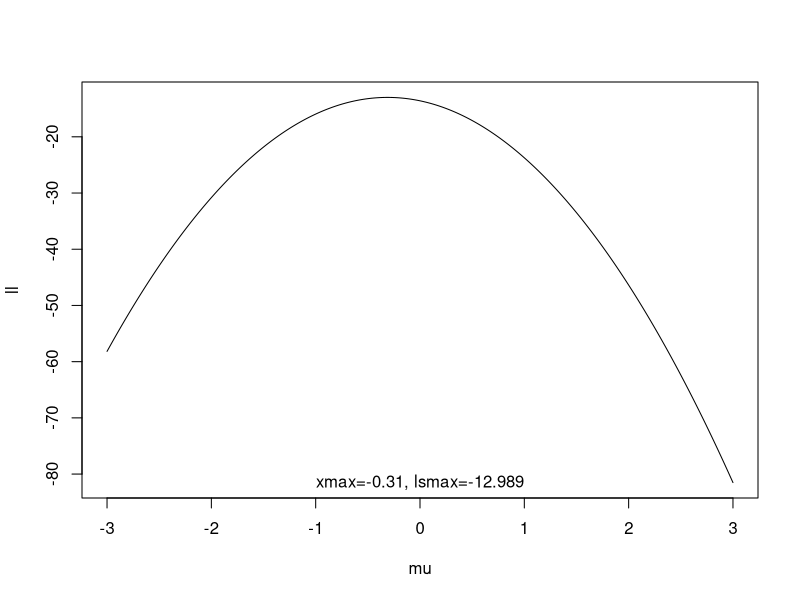
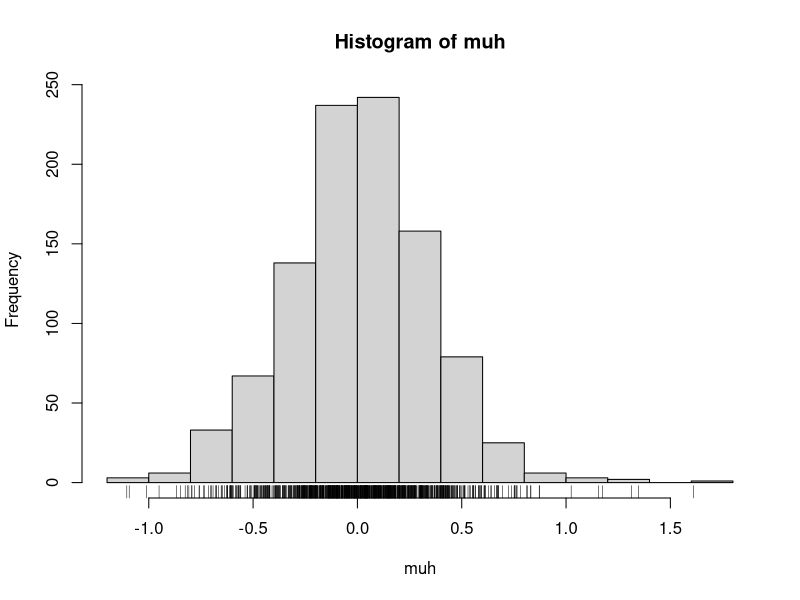
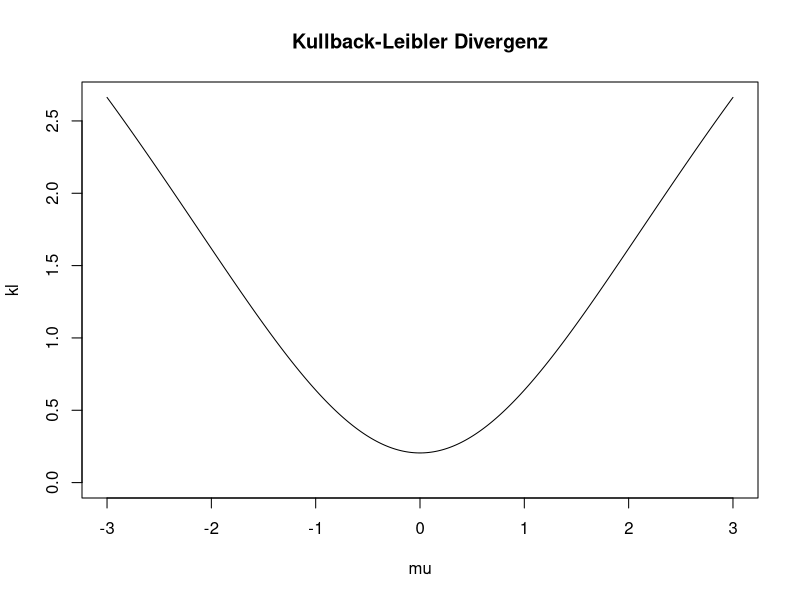
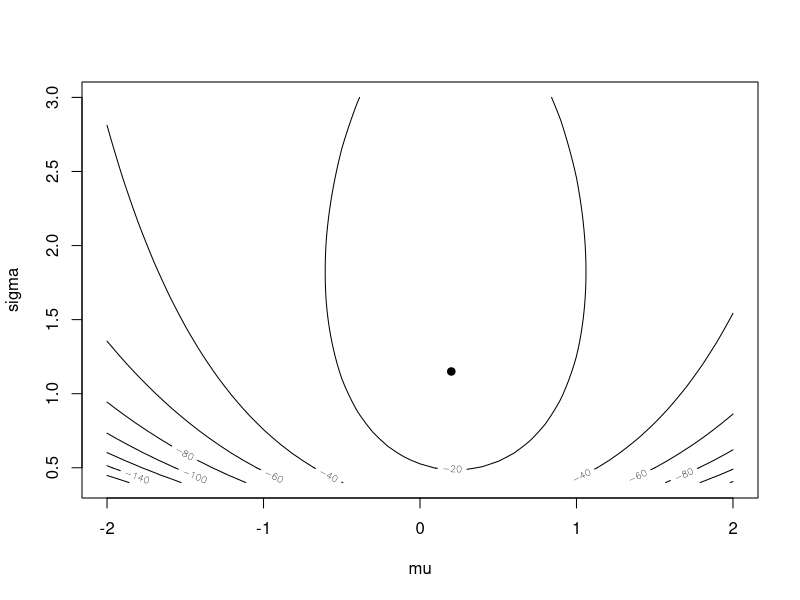
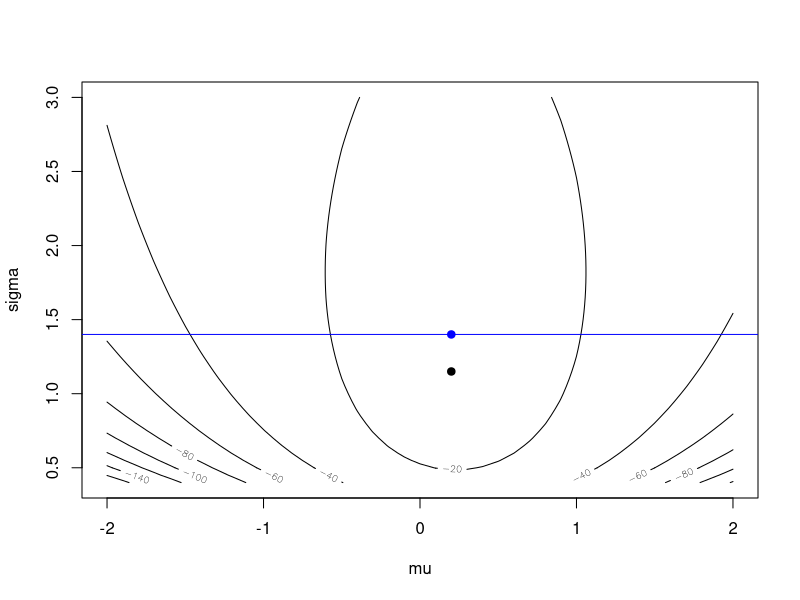

Generate these figures, in order, with R:
## -------------------------------------------------------------------------------------------------------------------------------------
## a
# X~t_3 : E(X)=0, Var(X)=3/(3-2)=3
sample <- rt(25,3)
sample
## b
llikmu <- function(mu, x) {
  n <- length(x)
  -1/4*sum((x-mu)^2)
}
#
mu <- seq(-3, +3, by=0.01)
ll <- rep(NA, length(mu))
for (i in 1:length(mu)) ll[i] <- llikmu(mu[i], sample)
pos <- which.max(ll)
plot(mu, ll, type="l")
text(0, min(ll), sprintf("xmax=%.2f, lsmax=%.3f", mu[pos], ll[pos]))
## c
B   <- 1000
muh <- rep(NA, B)
for (i in 1:B) {
  sample <- rt(25, 3)
  muh[i] <- optimise(llikmu, c(-3,3), x=sample, maximum = TRUE)$maximum
}
hist(muh)
rug(muh)
## d
kldiv <- function(mu) {
  fun <- function(x, mu) {
    dnorm(x, mean=mu, sd=1/sqrt(2))*log(dnorm(x, mean=mu, sd=1/sqrt(2))/dt(x,3))
  }
  integrate(fun, -5, 5, mu=mu)$value
}
#
mu <- seq(-3, 3, by=0.01)
kl <- rep(NA, length(mu))
for (i in 1:length(mu)) kl[i] <- kldiv(mu[i])
plot (mu, kl, type="l", main="Kullback-Leibler Divergenz", ylim=c(0,max(kl)))
## e
llikmu <- function(musig, x) {
  n <- length(x)
  -n/2*log(musig[2])-1/(2*musig[2])*sum((x-musig[1])^2)
}
#
mu    <- seq(-2,2,by=0.1)
sigma <- seq(0.4, 3, by=0.05)
musig <- expand.grid(mu=mu, sigma=sigma)
head(musig)
sample <- rt(25,3)
z <- rep(NA, nrow(musig))
for (i in 1:nrow(musig)) {
  z[i] <- llikmu(as.numeric(musig[i,]), sample)
}
z <- matrix(z, nrow=length(mu))
contour(mu, sigma, z, xlab="mu", ylab="sigma")
pos <- which(z==max(z), arr.ind = TRUE)
points(mu[pos[1]], sigma[pos[2]], pch=19)
## f
contour(mu, sigma, z, xlab="mu", ylab="sigma")
pos  <- which(z==max(z), arr.ind = TRUE)
points(mu[pos[1]], sigma[pos[2]], pch=19)
z[pos[1],pos[2]]
pos  <- which.min((sqrt(2)-sigma)^2)
abline(h=sigma[pos], col="blue")
mpos <- which.max(z[,pos])
z[mpos,pos]
points(mu[mpos], sigma[pos], pch=19, col="blue")

